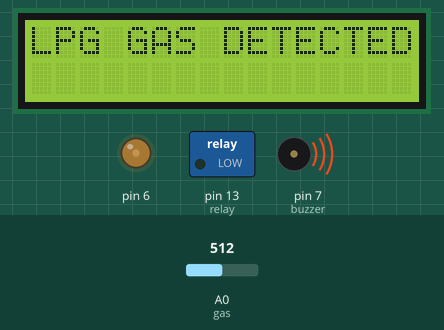
Simulated run of this sketch. Board: Arduino Uno, built with avr-gcc and run on an emulated ATmega328P. Parts: 16×2 character LCD, switched loads named in the sketch (green lamp = pin HIGH), output pins drawn as LEDs (lit = HIGH), buzzer (waves = sounding, pin HIGH). The test bench sets the inputs (shaded band); at power-on: A0 (gas) = 512. What the sketch prints to the serial monitor is not drawn.

Above: at 1.9 s.
2.0 s: A0 (gas) set to 414
4.5 s: A0 (gas) set to 393
At 6.6 s:
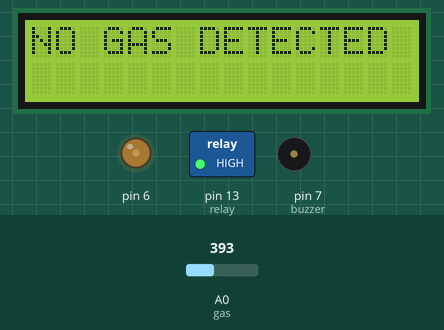
7.3 s: A0 (gas) set to 410
At 9.2 s:
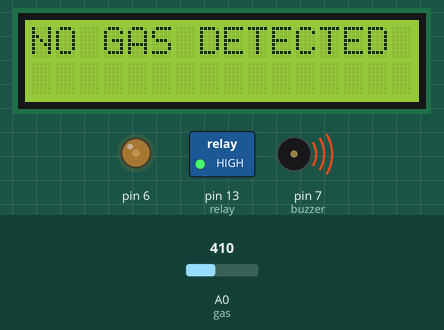
10.8 s: A0 (gas) set to 390
At 12.69 s:
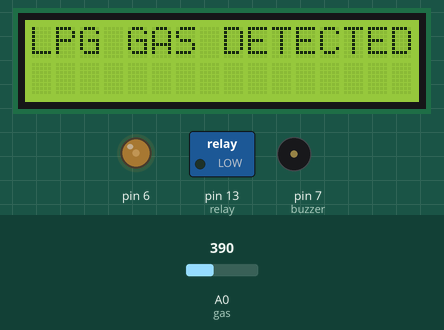
14.3 s: A0 (gas) set to 511
At 16.25 s:
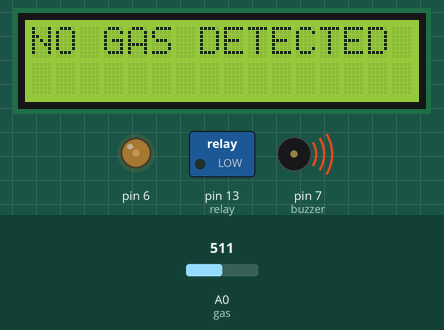
Timing chart, 0 to 17.8 s (numbered marks = the images above; inputs shaded):
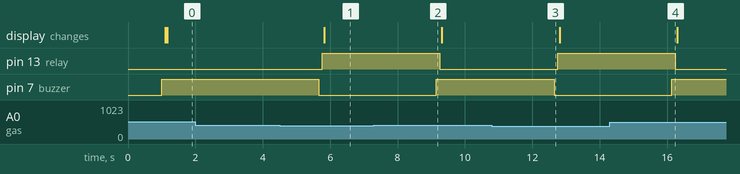

The sketch:

final_without_ESP.ino
```cpp
#include <LiquidCrystal.h>
  const int rs=12, en=11, d4=5, d5=4, d6=3, d7=2;
  LiquidCrystal lcd(rs,en,d4,d5,d6,d7);
  int Contrast=65;


  int gas = A0;
  int buzzer = 7;
  int relay = 13;
  int sensorData;

  void setup()
  {
    Serial.begin(9600);

    analogWrite(6,Contrast);
    pinMode(gas,INPUT);
    pinMode (buzzer, OUTPUT);
    pinMode (relay, OUTPUT);
  }
  void loop()
  {
    sensorData = analogRead(gas);
    Serial.print("Sensor Data:");
    Serial.println(sensorData);
    delay(1000);

    if(sensorData >= 400){
      digitalWrite(buzzer, HIGH);
      // tone(buzzer, 1000, 100);
      delay(100);
      digitalWrite(relay, LOW);
      lcd.begin(16,2);
      lcd.setCursor(0,0);
      lcd.print("LPG GAS DETECTED");

    } else {
      digitalWrite(buzzer, LOW);
      delay(100);
      digitalWrite(relay, HIGH);
      lcd.begin(16,2);
      lcd.setCursor(0,0);
      lcd.print("NO GAS DETECTED");

    }
  }
```

Measured:
- the behaviour switches between 400 and 399 on A0 (gas) (found by bisection; images 0 and 1)
- after the input at 2.0 s, every drawn part: stays the same
- after the input at 4.5 s, pin 13 (relay): LOW → HIGH after 1.3 s; pin 7 (buzzer): HIGH → LOW after 1.2 s; the display: changes after 1.3 s (image 1)
- after the input at 7.3 s, pin 13 (relay): HIGH → LOW after 2.0 s; pin 7 (buzzer): LOW → HIGH after 1.9 s
- after the input at 10.8 s, pin 13 (relay): LOW → HIGH after 1.9 s; pin 7 (buzzer): HIGH → LOW after 1.8 s
- after the input at 14.3 s, pin 13 (relay): HIGH → LOW after 1.9 s; pin 7 (buzzer): LOW → HIGH after 1.8 s
